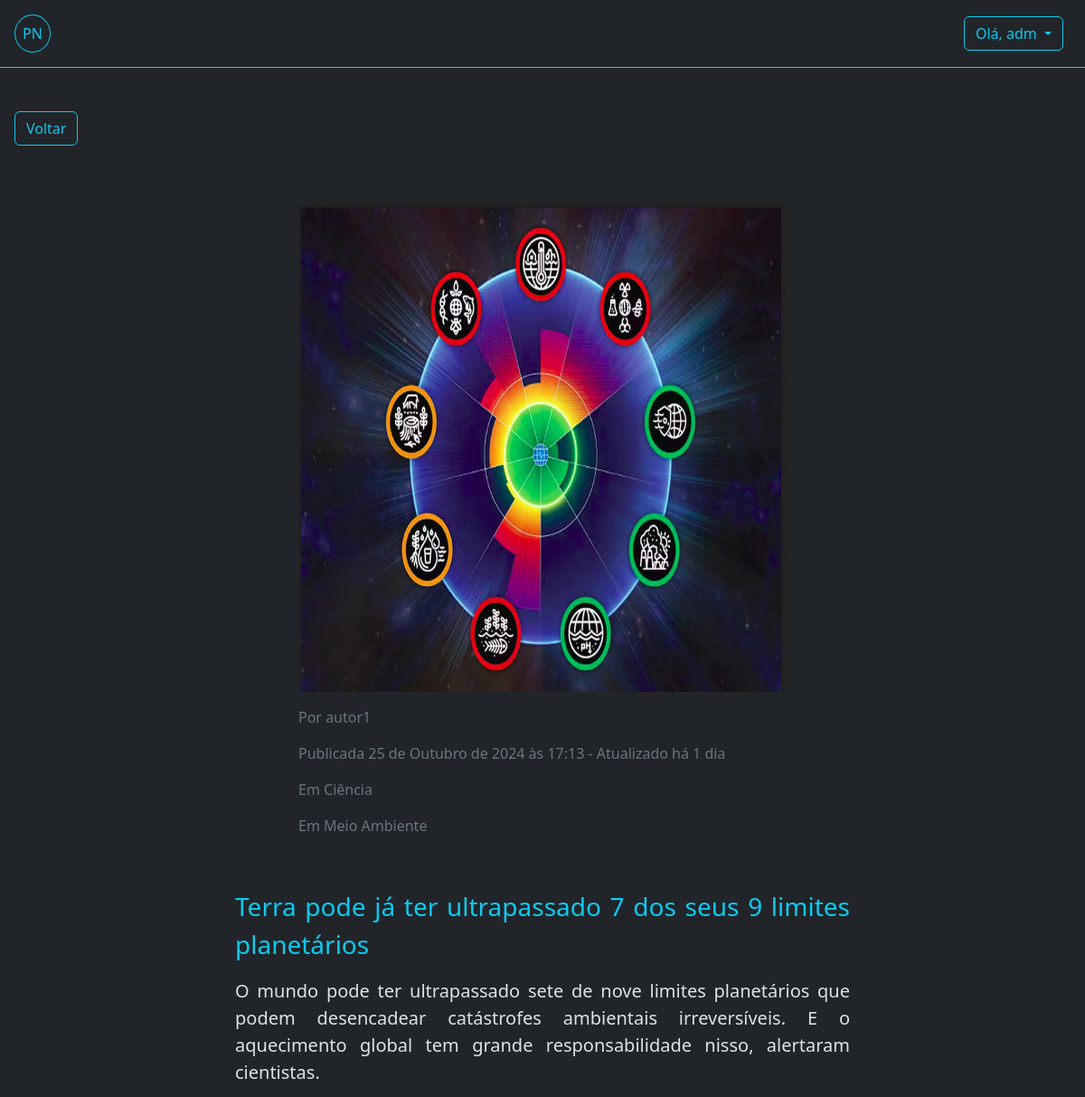
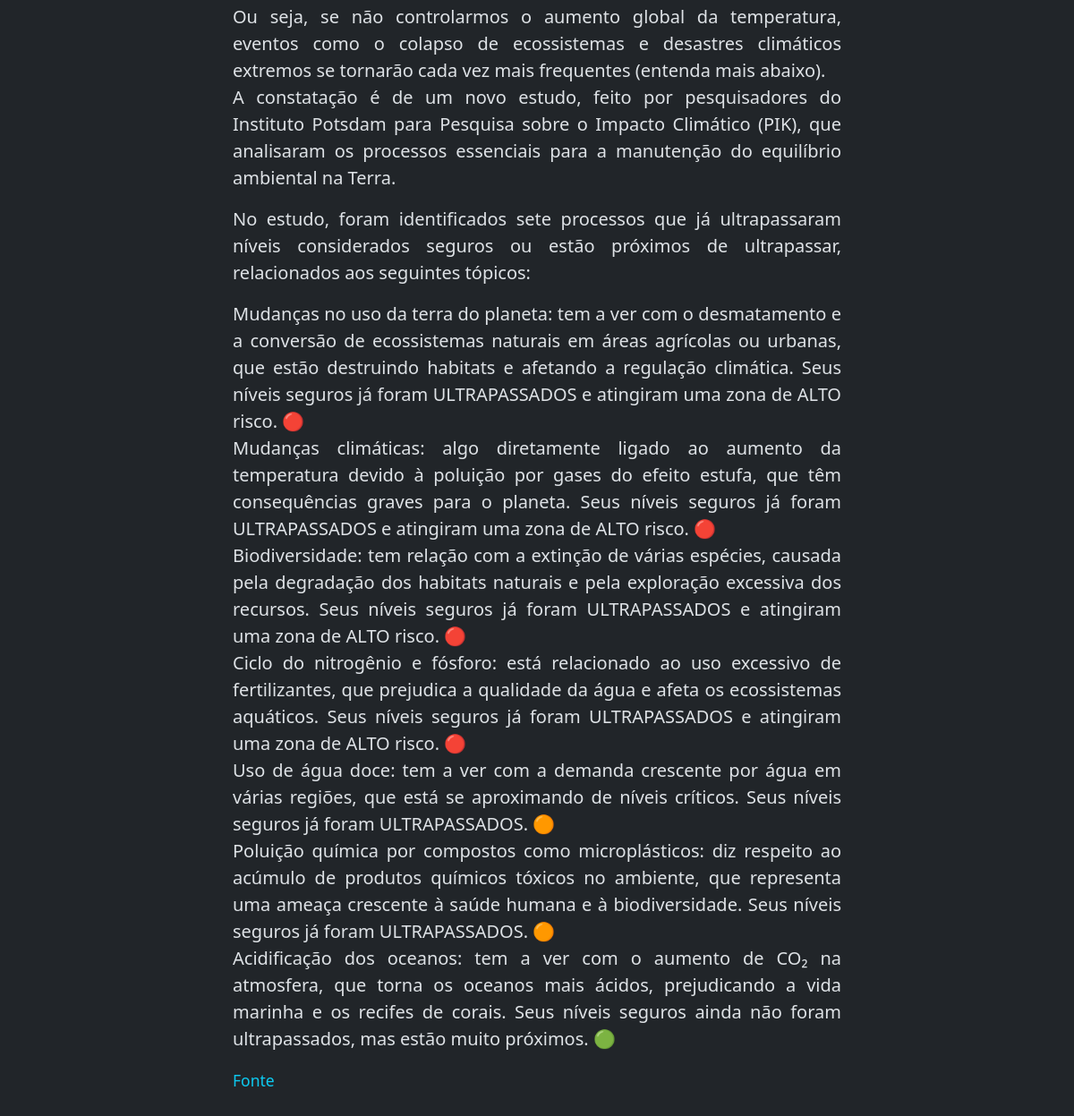
Screenshot of /adm/noticias/27/ (signed in) with the database file from the repository (2 pictures, top to bottom).
### app_noticias/models.py (models this page shows, shortened)
class Noticia(models.Model):
    titulo = models.CharField('Título', max_length=100, unique=True,  null=True)
    slug = models.SlugField(max_length=100, editable=False, unique=True, null=True)
    subtitulo = models.CharField('Subtítulo', max_length=300, null=True )
    conteudo= models.TextField('Conteúdo', max_length=3000)
    criada_em = models.DateTimeField('Criada em', help_text='dd/mm/yyyy hh:MM', auto_now_add=True)
    atualizada_em = models.DateTimeField('Atualizada', help_text='dd/mm/yyyy hh:MM', auto_now_add=True)
    imagem = models.ImageField(upload_to='', blank=True)
    autor = models.ForeignKey(User, on_delete=models.RESTRICT, editable=False)
    categoria = models.ManyToManyField(Categoria)
    publicada_em = models.DateTimeField('Publicada em', help_text='dd/mm/yyyy hh:MM', null=True, editable=False)
    publicada = models.BooleanField('Publicada', default=False)
    num_visualizacoes = models.IntegerField(default=0, verbose_name='Número de visualizações', editable=False)
    fonte_informacao = models.CharField('Fonte', max_length=400, null=True )
    def _calcular_tempo_da_atualizacao(self) -> str:
        return calcular_tempo_decorrido(self.atualizada_em)
    atualizacao_tempo = property(_calcular_tempo_da_atualizacao)
    def _calcular_tempo_da_publicacao(self) -> str:
        '''
        Calculo do tempo de publicação da notícia:
        '''
        return calcular_tempo_decorrido(self.publicada_em)
    publicacao_tempo = property(_calcular_tempo_da_publicacao)
    class Meta:
        db_table = 'noticias'
        permissions = [
            ("pode_publicar", "Permissão atribuida à Editores para a publicação da Notícia"),
        ]

class Categoria(models.Model):
    nome = models.CharField('Categoria', max_length=30, unique=True)
    imagem = models.ImageField(upload_to='', blank=True, null=True)
    criado_em = models.DateField(auto_now_add=True)

### app_noticias/views.py (the view)
# urls.py: path('adm/noticias/<int:pk>/', NoticiaAdmDetailView.as_view(), name="noticia-adm-detail"),
class NoticiaAdmDetailView(PermissionRequiredMixin, NoticiaBaseDetailView):
    permission_required = "app_noticias.view_noticia"

### app_noticias/context_processors.py (called while the page is built)
def user_permissions(request):
    return {
        'is_editor': request.user.groups.filter(name='Editores').exists(),
        'is_author': request.user.groups.filter(name='Autores').exists(),
    }

### app_noticias/views.py (called while the page is built)
    def acrescentar_visualizacao(self, noticia_id: int = 0) -> None:
        pass

    def pode_ver_uma_noticia_nao_publicada(self) -> bool:
        eh_editor: bool = self.request.user.has_perm('app_noticias.pode_publicar')
        eh_autor: bool = self.request.user.has_perm('app_noticias.add_noticia')
        eh_autor_da_noticia: bool = eh_autor and self.object.autor == self.request.user
        pode_ver_noticia_nao_publicada: bool = eh_editor or eh_autor_da_noticia
        return self.object.publicada or pode_ver_noticia_nao_publicada

    def get(self, request, *args, **kwargs):
        self.object = self.get_object()
        if not self.pode_ver_uma_noticia_nao_publicada():
            raise PermissionDenied('Permissão para ver a notícia negada! Está notícia não foi publicada.')
        identificador = kwargs.get('pk', 0)
        self.acrescentar_visualizacao(identificador)
        context = self.get_context_data(object=self.object)
        return self.render_to_response(context)

### app_noticias/templates/noticia.html
{% extends "base.html" %}
{% load django_bootstrap5 %}
{% load static %}
{% block content %}
{% static 'media' as media_url %}
<a href="javascript:history.back()" class="mb-3 mt-5 ms-3 text-decoration-none btn btn-outline-info">Voltar</a>
<div class=" p-5 ">
    <div class="d-flex  justify-content-center ">
        <div class="d-flex flex-column" style="width: 540px;">
            <div class="ratio ratio-1x1 mb-3" style="object-fit: contain; ">
                <img src="{{media_url}}/{{noticia.imagem}}" class="rounded w-100" alt="{{noticia.titulo}}">
            </div>
            <div>
                <p class="text-secondary">Por {{noticia.autor}}</p>
                {% if noticia.publicada %}
                <p class="text-secondary">Publicada {{noticia.publicada_em}} - Atualizado há
                    {{noticia.atualizacao_tempo}}
                </p>
                {% else %}
                <p class="text-secondary">Atualizado há {{noticia.atualizacao_tempo}}</p>
                {% endif %}
                {% for cate in noticia.categoria.all %}
                <p class="text-secondary">Em {{cate.nome}}</p>
                {% endfor %}
            </div>
        </div>
    </div>
    <div class="d-flex text-center justify-content-center text-wrap" style="padding: 40px; ">
        <div class="fs-5" style="max-width: 680px; text-align: justify;">
            <p class="text-info fs-3">{{noticia.titulo}}</p>
            <p>
                {{ noticia.conteudo|safe|linebreaks }}
            </p>
            {% if "http" in noticia.fonte_informacao %}
            <a href="{{noticia.fonte_informacao}}" target="_blank" class=" text-decoration-none"><small
                    class="text-info">Fonte</small></a>
            {% else %}
            <p class="text-secondary"><small>Fonte: {{noticia.fonte_informacao}}</small></p> </small>
            {% endif %}
        </div>
    </div>
</div>
{% endblock %}

### app_noticias/templates/base.html (shortened to what this page needs)
{% load static %}
{% load django_bootstrap5 %}
{% static 'icones/user_edit.png' as editar_url %}
{% static 'icones/senha.png' as senha_url %}
{% static 'icones/news.png' as news_url %}
{% static 'icones/editor.png' as editor_url %}
{% static 'icones/logout.png' as logout_url %}
<!DOCTYPE html>
<html lang="en">
<head>
    {% load django_bootstrap5 %}
    {% bootstrap_css %}
</head>
<body class="bg-body-primary " data-bs-theme="dark">
    <div class="sticky-top  bg-body border-bottom border-info">
        <div class="  hstack d-flex">
            <a href="{% url 'home' %}">
                <div class="text-ligth m-3 p-2 rounded-circle btn btn-outline-info">PN</div>
            </a>
            {% if request.user.is_authenticated %}
            <div class="dropdown ms-auto px-4">
                <button class="btn btn-outline-info dropdown-toggle  " type="button" data-bs-toggle="dropdown"
                    aria-expanded="false">
                    Olá, {{ user.get_username }}
                </button>
            </div>
            {% else %}
            <a href="{% url 'registrar-usuario' %}" class="px-3 ms-auto text-info text-decoration-none">Sign</a>
            <a href="{% url 'login' %}" class="px-3 text-info text-decoration-none">Login</a>
            {% endif %}
        </div>
    </div>
    <div>
        {% block content %}{% endblock %}
    </div>
</body>
</html>

### rows the page displays
Noticia: imagem (picture), autor "autor1", publicada_em "25 de Outubro de 2024 às 17:13", atualizacao_tempo "1 dia", titulo "Terra pode já ter ultrapassado 7 dos seus 9 limites planetários", conteudo "O mundo pode ter ultrapassado sete de nove limites planetários que podem desencadear catástrofes ambientais irreversíveis. E o aquecimento global tem grande responsabilidade nisso, alertaram cientistas. Ou seja, se não controlarmos o aumento global da temperatura, eventos como o colapso de ecossistemas e desastres climáticos extremos se tornarão cada vez mais frequentes (entenda mais abaixo). A constatação é de um novo estudo, feito por pesquisadores do Instituto Potsdam para Pesquisa sobre o Impacto Climático (PIK), que analisaram os processos essenciais para a manutenção do equilíbrio ambiental na Terra. No estudo, foram identificados sete processos que já ultrapassaram níveis…"
Categoria: nome "Ciência"
Categoria: nome "Meio Ambiente"

### other values shown
{{ user.get_username }} "adm"
